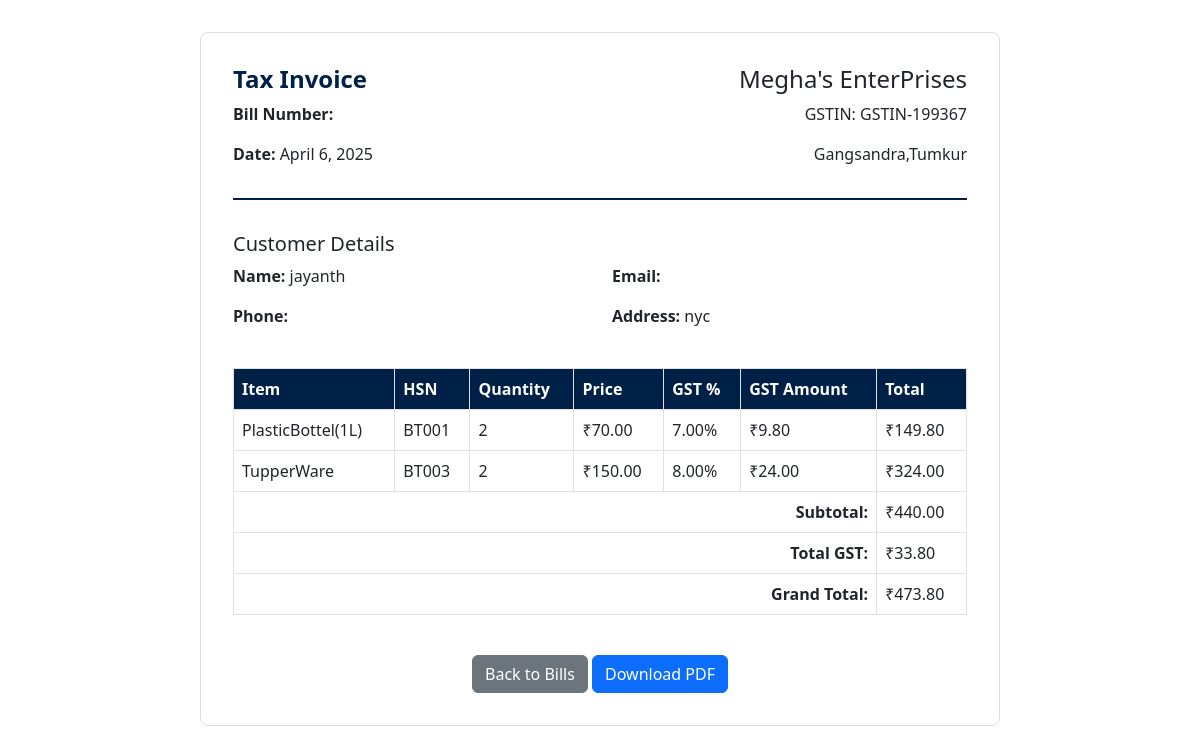
The app's page /bill/5/ (signed in) with its own data.
### billing/models.py (models this page shows, shortened)
class Bill(models.Model):
    user = models.ForeignKey(User, on_delete=models.CASCADE)
    bill_no = models.CharField(max_length=50, unique=True)
    date = models.DateField()
    customer_name = models.CharField(max_length=100)
    customer_address = models.TextField()
    customer_gst = models.CharField(max_length=15, blank=True, null=True)
    subtotal = models.DecimalField(max_digits=10, decimal_places=2)
    total_gst = models.DecimalField(max_digits=10, decimal_places=2)
    grand_total = models.DecimalField(max_digits=10, decimal_places=2)
    created_at = models.DateTimeField(auto_now_add=True)

class UserProfile(models.Model):
    user = models.OneToOneField(User, on_delete=models.CASCADE)
    business_name = models.CharField(max_length=100)
    gstin = models.CharField(max_length=15)
    phone_number = models.CharField(max_length=15)
    address = models.TextField()
    state = models.CharField(max_length=50)

class BillItem(models.Model):
    bill = models.ForeignKey(Bill, related_name='items', on_delete=models.CASCADE)
    product = models.ForeignKey('Product', on_delete=models.CASCADE)
    quantity = models.IntegerField()
    price = models.DecimalField(max_digits=10, decimal_places=2)
    gst_rate = models.DecimalField(max_digits=5, decimal_places=2)
    gst_amount = models.DecimalField(max_digits=10, decimal_places=2)
    total = models.DecimalField(max_digits=10, decimal_places=2)

class Product(models.Model):
    user = models.ForeignKey(User, on_delete=models.CASCADE)
    name = models.CharField(max_length=100)
    hsn = models.CharField(max_length=50)
    gst = models.DecimalField(max_digits=5, decimal_places=2)
    price = models.DecimalField(max_digits=10, decimal_places=2)

### billing/views.py (the view)
# urls.py: path('bill/<int:bill_id>/', views.view_bill, name='view_bill'),
@login_required
def view_bill(request, bill_id):
    try:
        bill = Bill.objects.get(id=bill_id, user=request.user)
        bill_items = bill.items.all()
        context = {
            'bill': bill,
            'bill_items': bill_items,
            'user_profile': request.user.userprofile
        }
        return render(request, 'view_bill.html', context)
    except Bill.DoesNotExist:
        messages.error(request, 'Bill not found!')
        return redirect('bill_history')

### templates/view_bill.html (shortened to what this page needs)
{% load static %}
<!DOCTYPE html>
<html lang="en">
<head>
    <link href="https://cdn.jsdelivr.net/npm/bootstrap@5.3.0/dist/css/bootstrap.min.css" rel="stylesheet">
</head>
<body>
    <div class="container bill-container">
        <div class="bill-header">
            <div class="row">
                <div class="col-md-6">
                    <h1 class="bill-title">Tax Invoice</h1>
                    <p><strong>Bill Number:</strong> {{ bill.bill_number }}</p>
                    <p><strong>Date:</strong> {{ bill.date }}</p>
                </div>
                <div class="col-md-6 text-end">
                    <h4>{{ user_profile.business_name }}</h4>
                    <p>GSTIN: {{ user_profile.gstin }}</p>
                    <p>{{ user_profile.address }}</p>
                </div>
            </div>
        </div>
        <div class="customer-details mb-4">
            <h5>Customer Details</h5>
            <div class="row">
                <div class="col-md-6">
                    <p><strong>Name:</strong> {{ bill.customer_name }}</p>
                    <p><strong>Phone:</strong> {{ bill.customer_phone }}</p>
                </div>
                <div class="col-md-6">
                    <p><strong>Email:</strong> {{ bill.customer_email }}</p>
                    <p><strong>Address:</strong> {{ bill.customer_address }}</p>
                </div>
            </div>
        </div>
        <div class="table-responsive">
            <table class="table table-bordered">
                <thead>
                    <tr>
                        <th>Item</th>
                        <th>HSN</th>
                        <th>Quantity</th>
                        <th>Price</th>
                        <th>GST %</th>
                        <th>GST Amount</th>
                        <th>Total</th>
                    </tr>
                </thead>
                <tbody>
                    {% for item in bill_items %}
                    <tr>
                        <td>{{ item.product.name }}</td>
                        <td>{{ item.product.hsn }}</td>
                        <td>{{ item.quantity }}</td>
                        <td>₹{{ item.price }}</td>
                        <td>{{ item.gst_rate }}%</td>
                        <td>₹{{ item.gst_amount }}</td>
                        <td>₹{{ item.total }}</td>
                    </tr>
                    {% endfor %}
                </tbody>
                <tfoot>
                    <tr>
                        <td colspan="6" class="text-end"><strong>Subtotal:</strong></td>
                        <td>₹{{ bill.subtotal }}</td>
                    </tr>
                    <tr>
                        <td colspan="6" class="text-end"><strong>Total GST:</strong></td>
                        <td>₹{{ bill.total_gst }}</td>
                    </tr>
                    <tr>
                        <td colspan="6" class="text-end"><strong>Grand Total:</strong></td>
                        <td>₹{{ bill.grand_total }}</td>
                    </tr>
                </tfoot>
            </table>
        </div>
        <div class="text-center mt-4">
            <a href="{% url 'bill_history' %}" class="btn btn-secondary">Back to Bills</a>
            <a href="{% url 'download_bill' bill.id %}" class="btn btn-primary">Download PDF</a>
        </div>
    </div>
</body>
</html>

### templates/view_bill.html (style rules this page uses)
.bill-container { max-width: 800px; margin: 2rem auto; padding: 2rem; border: 1px solid #ddd; border-radius: 8px; }
.bill-header { border-bottom: 2px solid #002147; margin-bottom: 2rem; padding-bottom: 1rem; }
.bill-title { color: #002147; font-size: 1.5rem; font-weight: 600; }
.table th { background-color: #002147; color: white; }

### records on screen
Bill: date "April 6, 2025", customer_name "jayanth", customer_address "nyc", subtotal "440.00", total_gst "33.80", grand_total "473.80"
UserProfile: business_name "Megha's EnterPrises", gstin "GSTIN-199367", address "Gangsandra,Tumkur"
BillItem: product.name "PlasticBottel(1L)", product.hsn "BT001", quantity "2", price "70.00", gst_rate "7.00", gst_amount "9.80", total "149.80"
BillItem: product.name "TupperWare", product.hsn "BT003", quantity "2", price "150.00", gst_rate "8.00", gst_amount "24.00", total "324.00"
